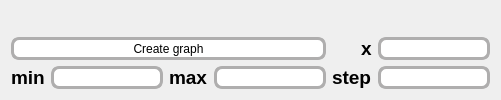
          <widget class="QWidget" name="tab">
           <attribute name="title">
            <string>Graph</string>
           </attribute>
           <layout class="QGridLayout" name="gridLayout_14">
            <item row="0" column="0">
             <layout class="QGridLayout" name="gridLayout_13" rowstretch="2,0,0,0">
              <item row="3" column="5">
               <widget class="QLineEdit" name="st">
                <property name="sizePolicy">
                 <sizepolicy hsizetype="Minimum" vsizetype="Minimum">
                  <horstretch>0</horstretch>
                  <verstretch>0</verstretch>
                 </sizepolicy>
                </property>
                <property name="styleSheet">
                 <string notr="true">background-color:rgb(255, 255, 255);
border-radius:8px;
border: 3px solid rgb(175, 174, 174);
color: black
</string>
                </property>
               </widget>
              </item>
              <item row="3" column="1">
               <widget class="QLineEdit" name="min">
                <property name="sizePolicy">
                 <sizepolicy hsizetype="Minimum" vsizetype="Minimum">
                  <horstretch>0</horstretch>
                  <verstretch>0</verstretch>
                 </sizepolicy>
                </property>
                <property name="styleSheet">
                 <string notr="true">background-color:rgb(255, 255, 255);
border-radius:8px;
border: 3px solid rgb(175, 174, 174);
color: black
</string>
                </property>
               </widget>
              </item>
              <item row="3" column="2">
               <widget class="QLabel" name="label_2">
                <property name="sizePolicy">
                 <sizepolicy hsizetype="Maximum" vsizetype="Minimum">
                  <horstretch>0</horstretch>
                  <verstretch>0</verstretch>
                 </sizepolicy>
                </property>
                <property name="font">
                 <font>
                  <family>Segoe UI</family>
                  <pointsize>14</pointsize>
                  <italic>false</italic>
                  <bold>true</bold>
                 </font>
                </property>
                <property name="layoutDirection">
                 <enum>Qt::RightToLeft</enum>
                </property>
                <property name="styleSheet">
                 <string notr="true">font: 700 14pt;</string>
                </property>
                <property name="text">
                 <string>max</string>
                </property>
               </widget>
              </item>
              <item row="3" column="3">
               <widget class="QLineEdit" name="max">
                <property name="sizePolicy">
                 <sizepolicy hsizetype="Minimum" vsizetype="Minimum">
                  <horstretch>0</horstretch>
                  <verstretch>0</verstretch>
                 </sizepolicy>
                </property>
                <property name="styleSheet">
                 <string notr="true">background-color:rgb(255, 255, 255);
border-radius:8px;
border: 3px solid rgb(175, 174, 174);
color: black
</string>
                </property>
               </widget>
              </item>
              <item row="3" column="4">
               <widget class="QLabel" name="label_3">
                <property name="sizePolicy">
                 <sizepolicy hsizetype="Maximum" vsizetype="Minimum">
                  <horstretch>0</horstretch>
                  <verstretch>0</verstretch>
                 </sizepolicy>
                </property>
                <property name="font">
                 <font>
                  <family>Segoe UI</family>
                  <pointsize>14</pointsize>
                  <italic>false</italic>
                  <bold>true</bold>
                 </font>
                </property>
                <property name="layoutDirection">
                 <enum>Qt::RightToLeft</enum>
                </property>
                <property name="styleSheet">
                 <string notr="true">font: 700 14pt;</string>
                </property>
                <property name="text">
                 <string>step</string>
                </property>
               </widget>
              </item>
              <item row="0" column="0" colspan="6">
               <widget class="QCustomPlot" name="graph" native="true">
                <property name="sizePolicy">
                 <sizepolicy hsizetype="Minimum" vsizetype="Minimum">
                  <horstretch>0</horstretch>
                  <verstretch>0</verstretch>
                 </sizepolicy>
                </property>
                <property name="styleSheet">
                 <string>QPushButton {
background-color:#abffc7;
border-radius:8px;
border: 3px solid rgb(255, 188, 206)
}



 QPushButton:pressed {
     background-color:rgb(224, 130, 255);
     border-style: inset;
 }</string>
                </property>
               </widget>
              </item>
              <item row="3" column="0">
               <widget class="QLabel" name="label">
                <property name="sizePolicy">
                 <sizepolicy hsizetype="Maximum" vsizetype="Minimum">
                  <horstretch>0</horstretch>
                  <verstretch>0</verstretch>
                 </sizepolicy>
                </property>
                <property name="font">
                 <font>
                  <family>Segoe UI</family>
                  <pointsize>14</pointsize>
                  <italic>false</italic>
                  <bold>true</bold>
                 </font>
                </property>
                <property name="layoutDirection">
                 <enum>Qt::RightToLeft</enum>
                </property>
                <property name="styleSheet">
                 <string notr="true">font: 700 14pt;</string>
                </property>
                <property name="text">
                 <string>min</string>
                </property>
               </widget>
              </item>
              <item row="1" column="0" colspan="4">
               <widget class="QPushButton" name="pushButton_graph">
                <property name="sizePolicy">
                 <sizepolicy hsizetype="Minimum" vsizetype="Minimum">
                  <horstretch>0</horstretch>
                  <verstretch>0</verstretch>
                 </sizepolicy>
                </property>
                <property name="styleSheet">
                 <string notr="true">background-color:rgb(255, 255, 255);
border-radius:8px;
border: 3px solid rgb(175, 174, 174);
color: black;
font: 18pt &quot;.AppleSystemUIFont&quot;;
</string>
                </property>
                <property name="text">
                 <string>Create graph</string>
                </property>
               </widget>
              </item>
              <item row="1" column="5">
               <widget class="QLineEdit" name="x_">
                <property name="sizePolicy">
                 <sizepolicy hsizetype="Minimum" vsizetype="Minimum">
                  <horstretch>0</horstretch>
                  <verstretch>0</verstretch>
                 </sizepolicy>
                </property>
                <property name="styleSheet">
                 <string notr="true">background-color:rgb(255, 255, 255);
border-radius:8px;
border: 3px solid rgb(175, 174, 174);
color: black
</string>
                </property>
               </widget>
              </item>
              <item row="1" column="4">
               <widget class="QLabel" name="lab">
                <property name="sizePolicy">
                 <sizepolicy hsizetype="Maximum" vsizetype="Minimum">
                  <horstretch>0</horstretch>
                  <verstretch>0</verstretch>
                 </sizepolicy>
                </property>
                <property name="font">
                 <font>
                  <family>Segoe UI</family>
                  <pointsize>14</pointsize>
                  <italic>false</italic>
                  <bold>true</bold>
                 </font>
                </property>
                <property name="layoutDirection">
                 <enum>Qt::RightToLeft</enum>
                </property>
                <property name="styleSheet">
                 <string notr="true">font: 700 14pt;</string>
                </property>
                <property name="text">
                 <string>x</string>
                </property>
               </widget>
              </item>
             </layout>
            </item>
           </layout>
          </widget>
